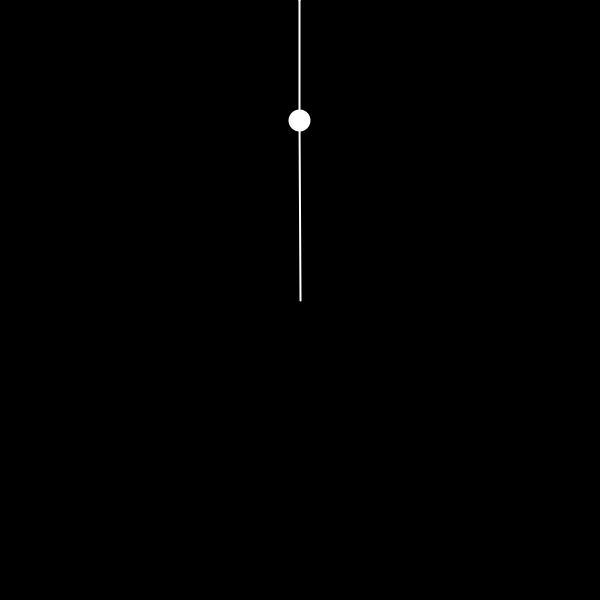
Frame 1 (no input)
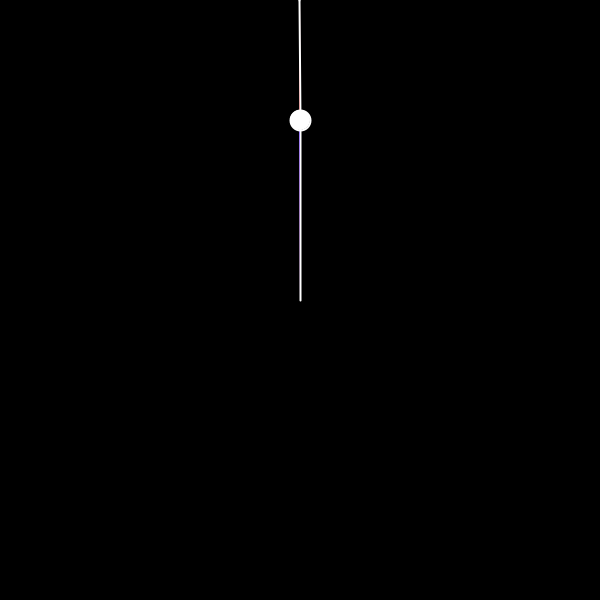
Frame 60 (the mouse pressed at the canvas centre just before this capture)
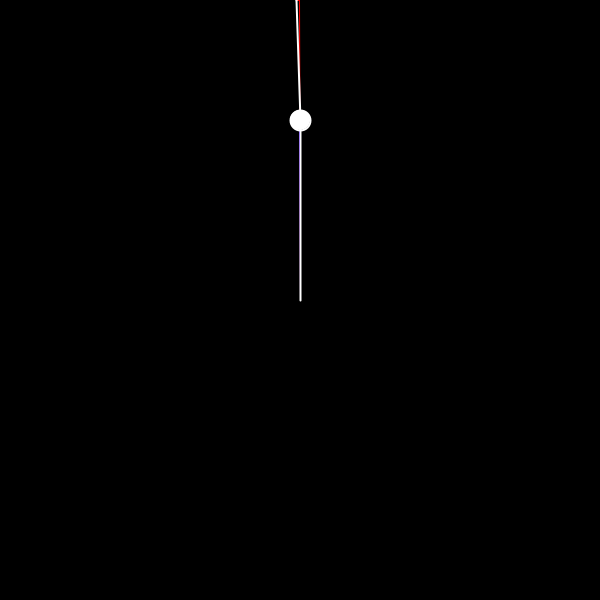
Frame 120 (the mouse held since frame 60 and released just before this capture)

The Processing sketch that drew these frames (run headless with seeded random() and noise(); from frame 60 on, the mouse is pressed at the canvas centre):

// Processing sketch: sketch_2pendulum
// ── sketch_2pendulum.pde
float r1 = 180;
float r2 = 120;
float m1 = 20;
float m2 = 0.2;
float a1 = PI;
float a2 = PI+0.001;
float a1v = 0;
float a2v = 0;
float a1a = 0;
float a2a = 0;
float g = 0.2;
float px2;
float py2;
float px1;
float py1;
float cx;
float cy;
float hue = 0;
PGraphics canvas;

void setup() {
  colorMode(RGB);
  frameRate(1200);
  cx = width/2;
  cy = height/2;
  size(600,600);
  strokeWeight(2);
  canvas = createGraphics(900,600);
  canvas.beginDraw();
  canvas.background(0);
  canvas.endDraw();
  canvas.stroke(0);
  canvas.strokeWeight(1);
}
void draw(){
  hue += 0.001;
  hue = hue % 255;
  float num1 = -g * (2 * m1 + m2) * sin(a1);
  float num2 = -m2 * g * sin(a1-2*a2);
  float num3 = -2*sin(a1-a2)*m2;
  float num4 = a2v*a2v*r2+a1v*a1v*r1*cos(a1-a2);
  float den = r1 * (2*m1+m2-m2*cos(2*a1-2*a2));
  a1a = (num1 + num2 + num3*num4)/ den;
  
  num1 = 2*sin(a1-a2);
  num2=(a1v*a1v*r1*(m1+m2));
  num3=g*(m1+m2)*cos(a1);
  num4 = a2v*a2v*r2*m2*cos(a1-a2);
  den = r1 * (2*m1+m2-m2*cos(2*a1-2*a2));
  a2a = (num1 * (num2 + num3 + num4))/ den;
  image(canvas,0,0);
  stroke(0);
  strokeWeight(2);
  translate(cx,cy);

  float x1 = r1 * sin(a1);
  float y1 = r1 * cos(a1);
  float x2 = x1 + r2 * sin(a2);
  float y2 = y1 + r2 * cos(a2);
  a1v += a1a;
  a2v += a2a;
  a1 += a1v;
  a2 += a2v;
  stroke(255);
  line(0,0,x1,y1);
  line(x1,y1,x2,y2);
  fill(255);
  ellipse(x1,y1,m1,m1);
  ellipse(x2,y2,m2,m2);
  canvas.beginDraw();
  canvas.translate(cx,cy);
  canvas.colorMode(HSB);
  canvas.stroke(hue,255,255);
  canvas.line(px2, py2, x2,y2);
  canvas.stroke(hue+180,255,255);
  canvas.line(px1, py1, x1,y1);
  canvas.endDraw();
  px2 = x2;
  py2 = y2;
  px1 = x1;
  py1 = y1;
}
